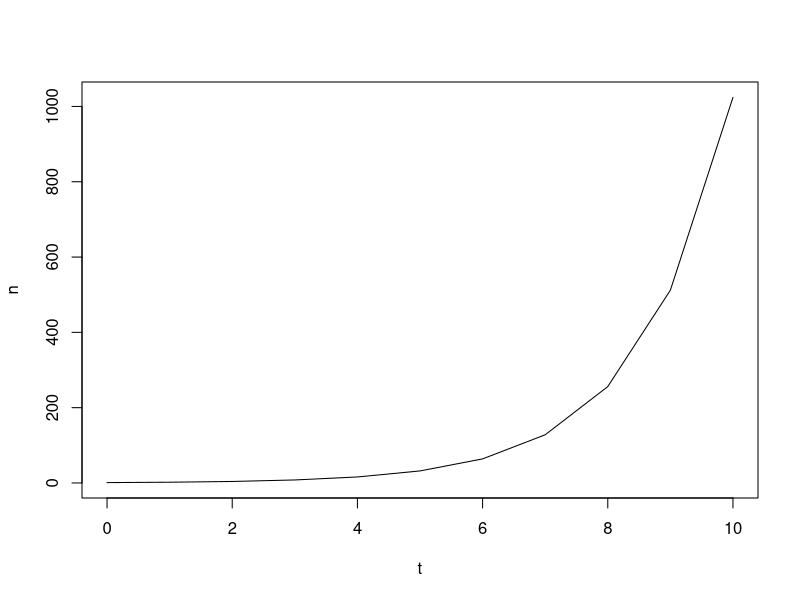
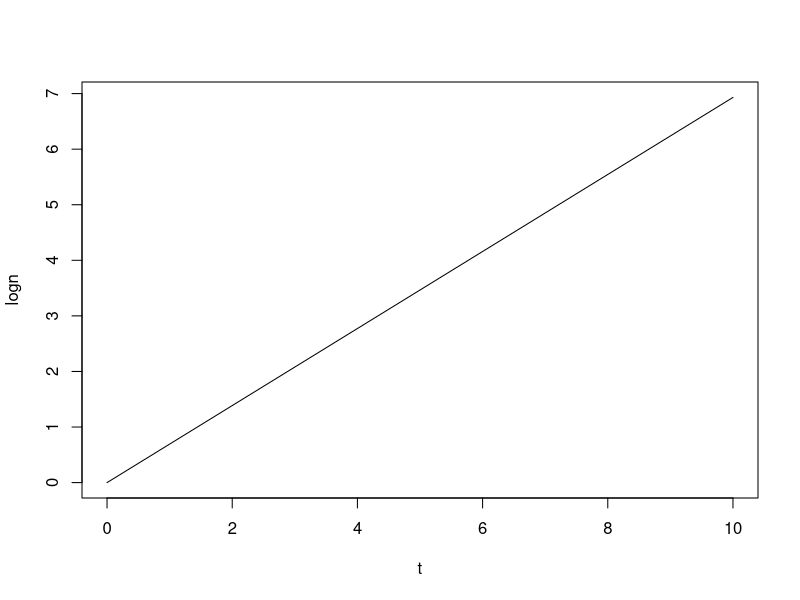

Generate these figures, in order, with R:
## ---- chunk 1
knitr::opts_chunk$set(echo = TRUE)
## ---- chunk 2
t = 0:10
n = 2^t
plot(t,n, type="l")

## ---- chunk 3
t = 0:10
logn = t*(log(2))

plot(t,logn, type="l")

